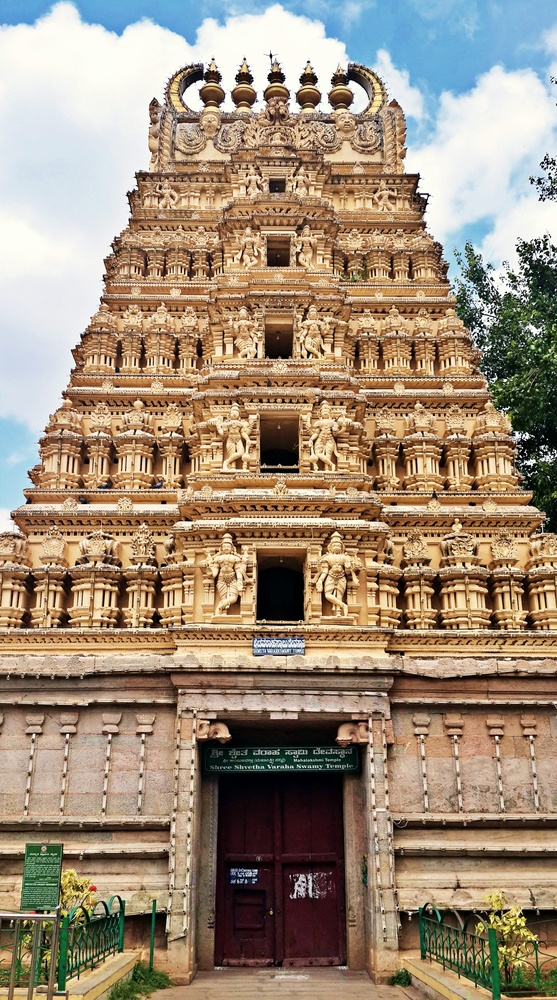
#> input picture opencv_learning/samples/temple.jpeg, 557 x 1000 px, shrunk from 3000 x 5383 before the run
$ python sift.py
#> lines starting #> are read from the running program, lines starting #| are printed output that depends on the picture
import cv2 as cv
import numpy as np

img = cv.imread("samples/temple.jpeg")
#> img is the input picture: shape (1000, 557, 3); mean B, G, R 120.3, 140.6, 158.5
assert img is not None, "make sure path is exists?"

gray = cv.cvtColor(img,cv.COLOR_BGR2GRAY)
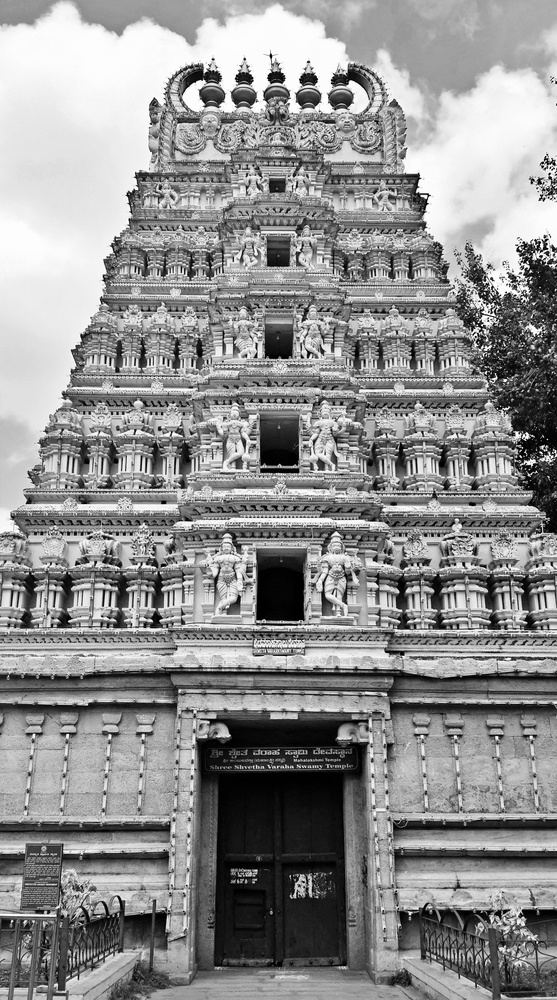
#> gray: shape (1000, 557); min 0, max 255, mean 143.6

sift = cv.SIFT_create()
kp = sift.detect(gray,None)
#> kp = 6722 keypoints; strongest (x, y, size): (541, 256, 1.9), (505, 380, 2.1), (550, 178, 2.1), (492, 279, 2.1)

img = cv.drawKeypoints(gray,kp,img)
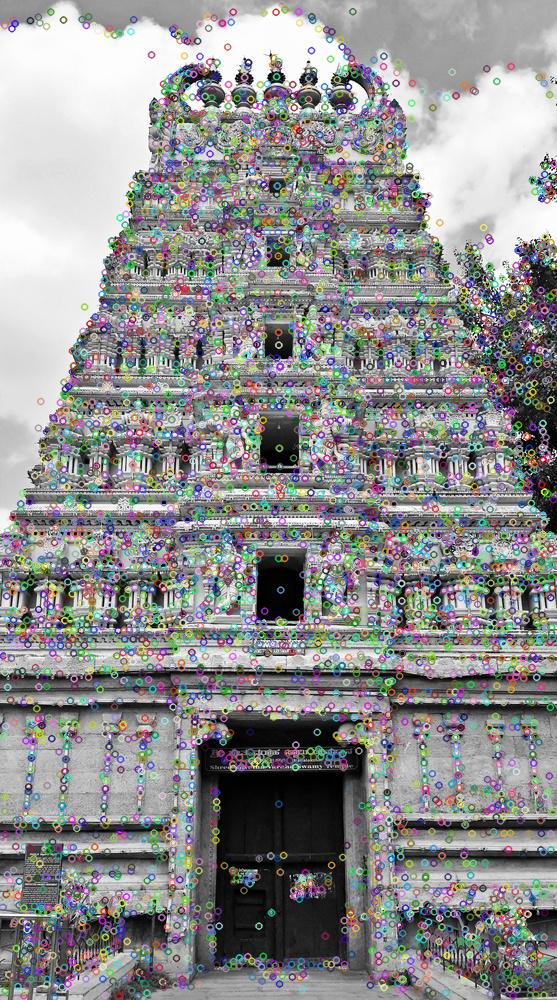
#> img: shape (1000, 557, 3); mean B, G, R 142.3, 142.6, 142.2
cv.imwrite("samples/sift_image.jpeg", img)
img=cv.drawKeypoints(gray,kp,img,flags=cv.DRAW_MATCHES_FLAGS_DRAW_RICH_KEYPOINTS)
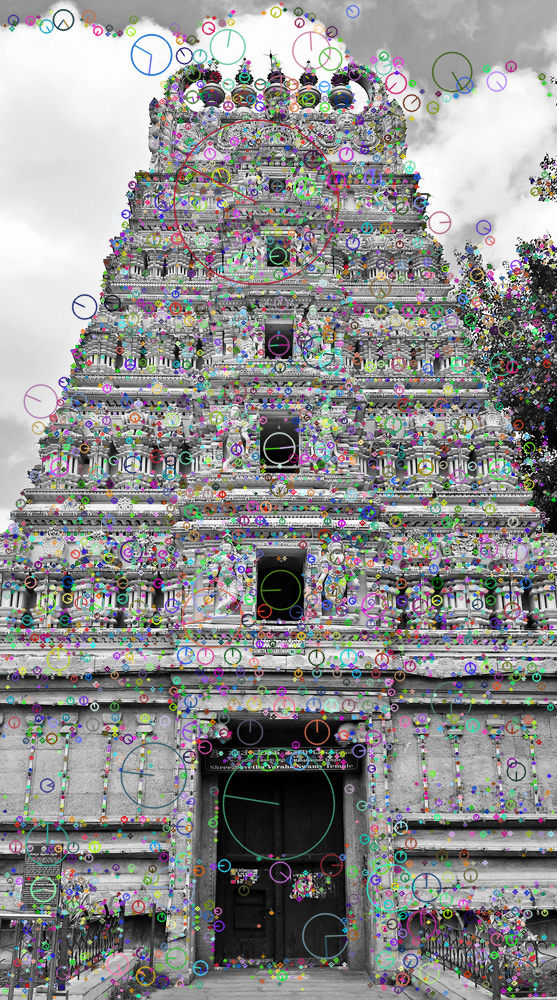
#> img: shape (1000, 557, 3); mean B, G, R 141.8, 141.7, 142
cv.imwrite('sift_keypoints.jpg',img)

$ run again, with opencv_learning/samples/apple.jpg copied over opencv_learning/samples/temple.jpeg
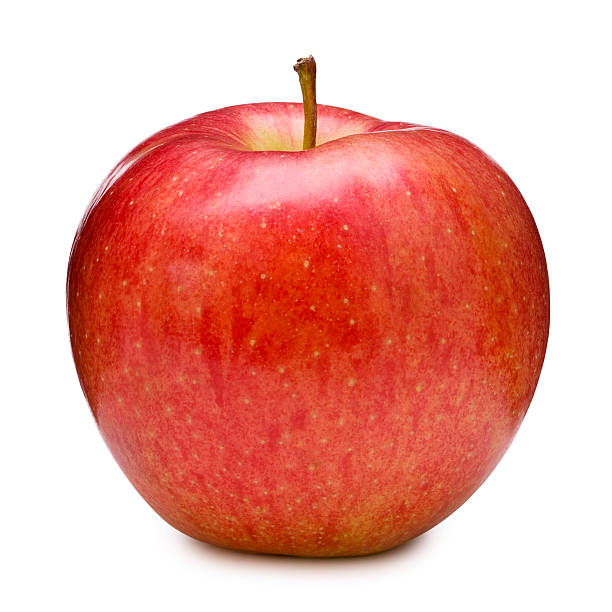
#> input picture opencv_learning/samples/apple.jpg, 612 x 612 px
#> img is the input picture: shape (612, 612, 3); mean B, G, R 157.2, 167.1, 234.1
#> `gray = cv.cvtColor(img,cv.COLOR_BGR2GRAY)`:
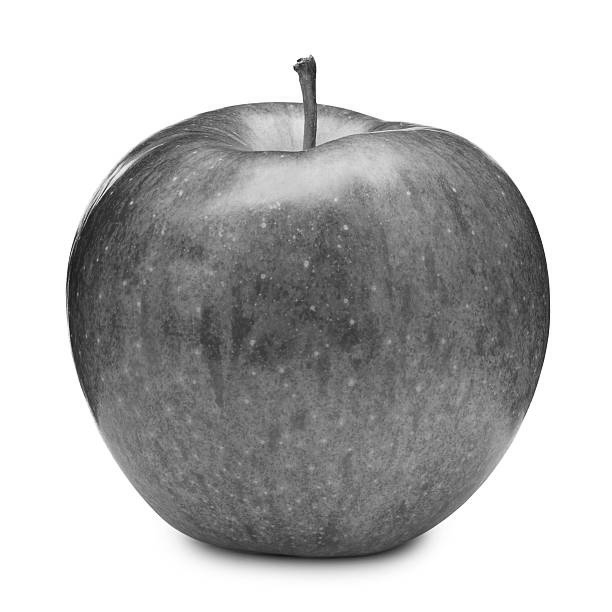
#> gray: shape (612, 612); min 13, max 255, mean 186
#> kp = 637 keypoints; strongest (x, y, size): (307, 69, 15.1), (131, 203, 2), (300, 100, 4.5), (527, 208, 2.4)
#> `img=cv.drawKeypoints(gray,kp,img,flags=cv.DRAW_MATCHES_FLAGS_DRAW_RICH..`:
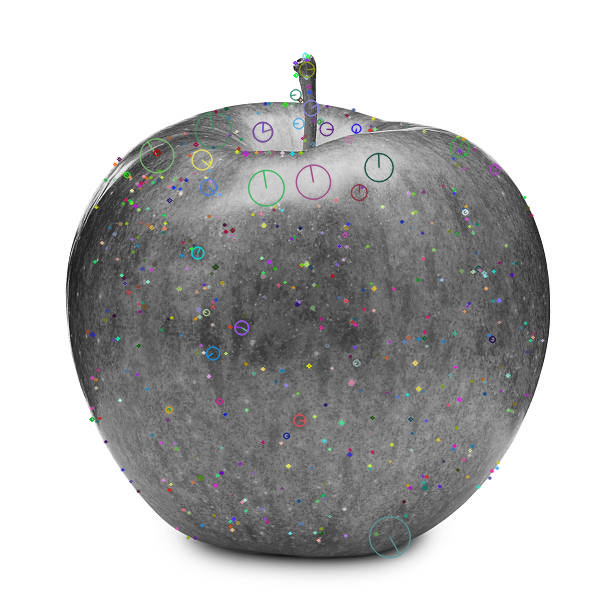
#> img: shape (612, 612, 3); mean B, G, R 186, 186, 185.9
